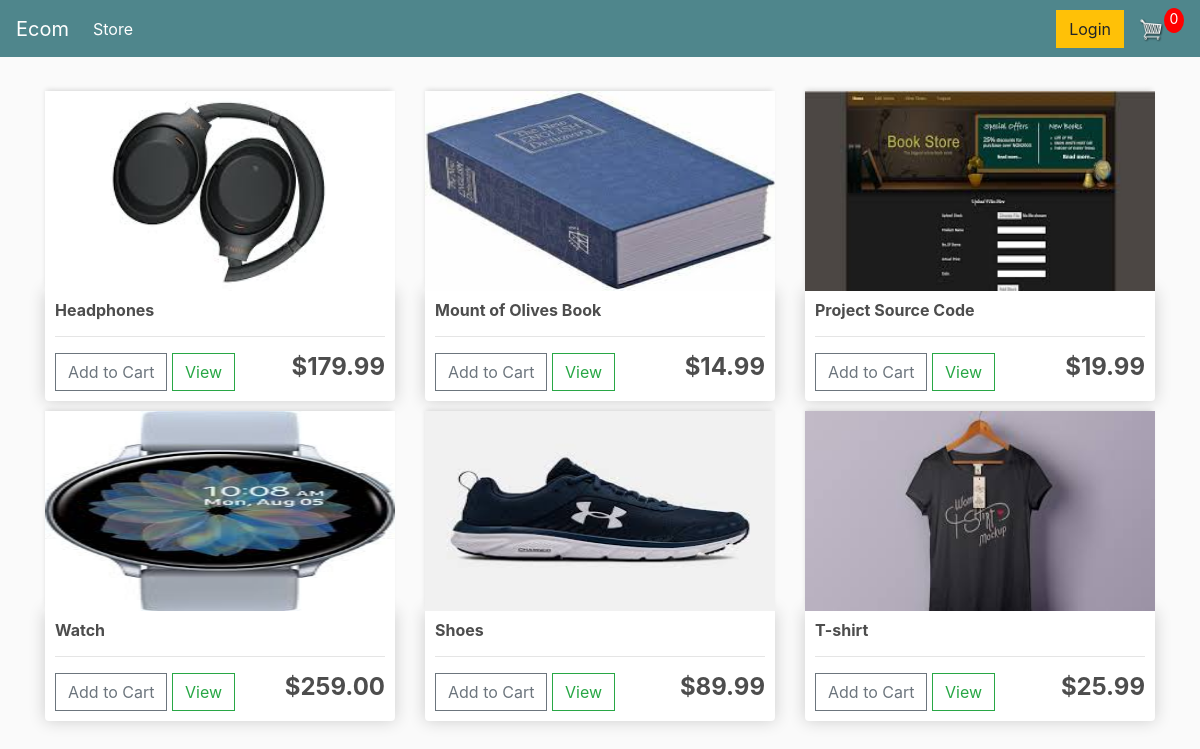
Before: / with the older database file.
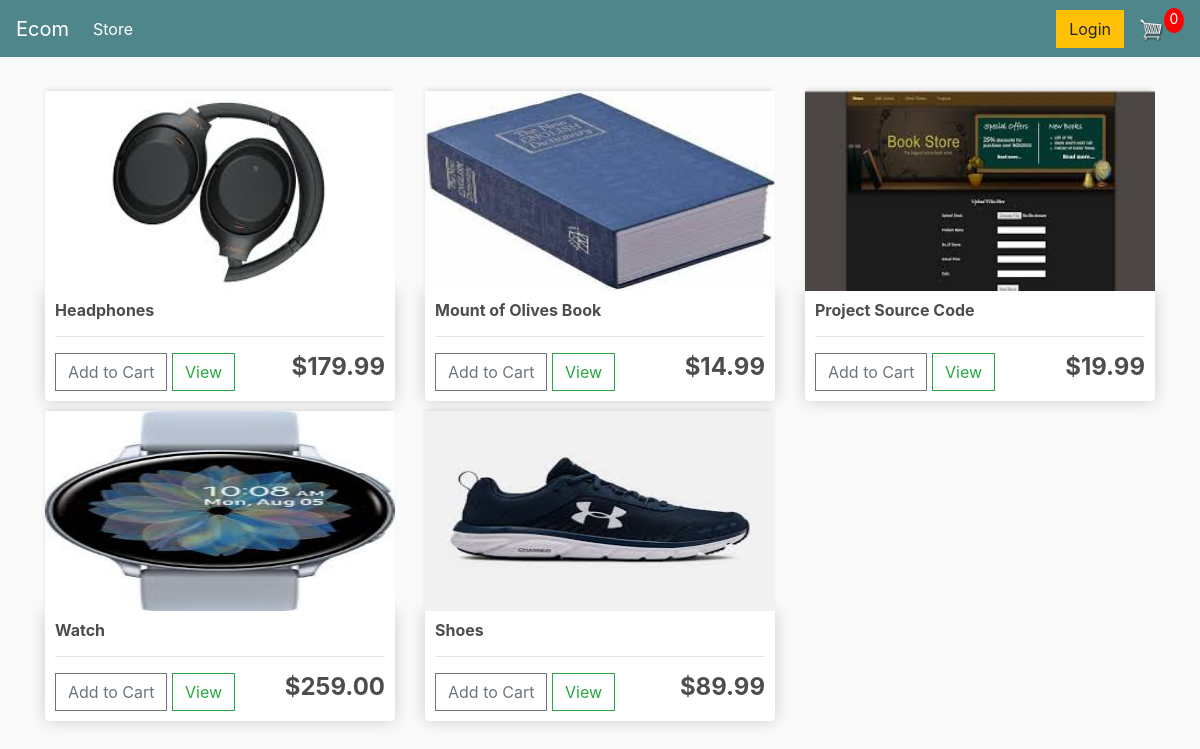
After: the same page with the newer database file.
### store/models.py (models this page shows, shortened)
class Product(models.Model):
    name=models.CharField(max_length=200,null=True)
    price=models.FloatField()
    digital=models.BooleanField(default=False,null=True,blank=False)
    image=models.ImageField(null=True,blank=True)
    @property
    def imageURL(self):
    	try:
    		url=self.image.url
    	except:
    		url= ''
    	return url

### store/views.py (the view)
# urls.py: path('', include('store.urls'))
def store(request):
	if request.user.is_authenticated:
		customer=request.user.customer
		order,created=Order.objects.get_or_create(customer=customer,complete=False)
		items=order.orderitem_set.all()
		cartItems=order.get_cart_items     #Available for unlogged users
	else:
		items=[]
		order={'get_cart_total':0,'get_cart_items':0,'shipping':False}
		cartItems=order['get_cart_items']
	products=Product.objects.all()
	context={'products':products,'cartItems':cartItems}
	return render(request,'store/store.html',context)

### store/templates/store/store.html
{% extends 'store/main.html'%}
{% load static %}
{% block content %}
	<div class="row">
		{% for product in products %}
		<div class="col-lg-4">
	 	<img class="thumbnail" src="{{product.imageURL}}">   <!logicwritten in models,to erradicate empty images error>
			<div class="box-element product">
				<h6><strong>{{product.name}}</strong></h6>
				<hr>
				<button class="btn btn-outline-secondary add-btn update-cart">Add to Cart</button>
					<a class="btn btn-outline-success" href="#">View</a>
					<h4 style="display: inline-block; float: right"><strong>${{product.price|floatformat:2}}</strong></h4>
			</div>
		</div>
		{% endfor %}
	</div>
{% endblock content %}

### store/templates/store/main.html (shortened to what this page needs)
<!DOCTYPE html>
{% load static %}
<html>
<head>
	<link rel="stylesheet" href="https://stackpath.bootstrapcdn.com/bootstrap/4.4.1/css/bootstrap.min.css">
	<link rel="stylesheet" type="text/css" href="{% static 'css/main.css' %}">
</head>
	<body>
	<nav class="navbar navbar-expand-lg navbar-dark bg-dark">
	  <a class="navbar-brand" href="{% url 'store' %}">Ecom</a>
	  <div class="collapse navbar-collapse" id="navbarSupportedContent">
	    <ul class="navbar-nav mr-auto">
	      <li class="nav-item active">
	        <a class="nav-link" href="{% url 'store' %}">Store <span class="sr-only">(current)</span></a>
	      </li>
	    </ul>
	    <div class="form-inline my-2 my-lg-0">
	     	<a href="#"class="btn btn-warning">Login</a>
	     	<a href="{% url 'cart' %}">
	    		<img id="cart-icon" src="{% static 'images/cart.png' %}">
	    	</a>
	    	<p id="cart-total">{{cartItems}}</p>
	    </div>
	  </div>
	</nav>
     <div class="container">
            <br>
            {% block content %}
            {% endblock content %}
         </div>
</body>
</html>

### static/css/main.css (style rules this page uses)
body { background-color: hsl(0, 0%, 98%); }
h1,h2,h3,h4,h5,h6 { color:hsl(0, 0%, 30%); }
.box-element { box-shadow:hsl(0, 0%, 80%) 0 0 16px; background-color: #fff; border-radius: 4px; padding: 10px; }
.thumbnail { width: 100%; height: 200px; -webkit-box-shadow: -1px -3px 5px -2px rgba(214,214,214,1); -moz-box-shadow: -1px -3px 5px -2px rgba(214,214,214,1); box-shadow: -1px -3px 5px -2px rgba(214,214,214,1); }
.product { border-radius: 0 0 4px 4px; }
.bg-dark { background-color: #4f868c!important; }
#cart-icon { width:25px; display: inline-block; margin-left: 15px; }
#cart-total { display: block; text-align: center; color:#fff; background-color: red; width: 20px; height: 25px; border-radius: 50%; font-size: 14px; }
.col-lg-4, .col-lg-6, .col-lg-8, .col-lg-12 { margin-top: 10px; }
.btn { border-radius: 0; }

Changed rows visible on the page:
removed Product: imageURL (picture), name "T-shirt", price "25.99"
